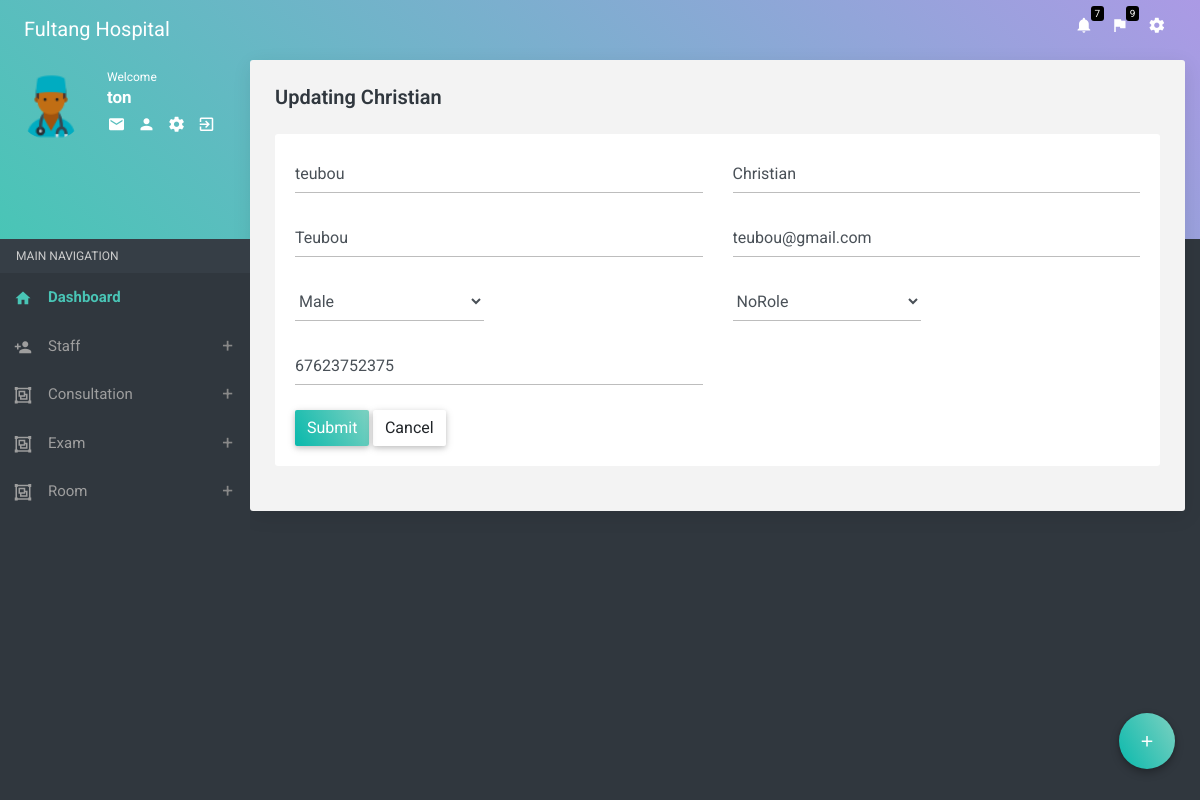
/dashboard/edit/1 (signed in), run on the app's committed database.
### polyclinic/models.py (models this page shows, shortened)
class MedicalStaff(AbstractUser):
    role = models.CharField(max_length=20, choices=ROLES, default='NoRole')
    cniNumber = models.CharField(max_length=20, blank=True, default=" ")  # The patient CNI
    gender = models.CharField(max_length=50, choices=SEXE, default='Male', blank=True)
    profile_picture = models.ImageField(upload_to='social/images', blank=True, null=True)
    objects = MedicalStaffManager()

### polyclinic/views/dashboard.py (the view)
# urls.py: path('edit/<int:id>',edit),
@login_required(login_url='/')
def edit (request,id):
    staff = MedicalStaff.objects.get(id = id)
    return render(request,'dashboard/staff_update.html',{"mS":staff,'roles':roles})

### polyclinic/templates/dashboard/staff_update.html (shortened to what this page needs)
{% extends 'dashboard/base_dashboard.html' %}
{% load static %}
{% block content %}
        <div class="block-header">
            <h2>Updating {{mS.first_name}} </h2>
        </div>
        <div class="row clearfix">
			<div class="col-lg-12 col-md-12 col-sm-12">
				<div class="card">
					<div class="body">
						<form method ="post" action="/dashboard/update/{{mS.id}}">
                            <div class="row clearfix">
                                <div class="col-sm-6">
                                    <div class="form-group">
                                        <div class="form-line">
                                            <input type="text" value = "{{mS.username}}" name="username" placeholder="Username" class="form-control" required>
                                        </div>
                                    </div>
                                </div>
                                <div class="col-sm-6">
                                    <div class="form-group">
                                        <div class="form-line">
                                            <input type="text" value="{{mS.first_name}}" name="first_name"  placeholder="First Name" class="form-control" required>
                                        </div>
                                    </div>
                                </div>
                            </div>
                            <div class="row clearfix">
                                <div class="col-sm-6">
                                    <div class="form-group">
                                        <div class="form-line">
                                            <input type="text" value="{{mS.last_name}}" name="last_name"  placeholder="Last Name" class="form-control" required >
                                        </div>
                                    </div>
                                </div>
                                <div class="col-sm-6">
                                    <div class="form-group">
                                        <div class="form-line">
                                            <input type="text" value="{{mS.email}}" name="email" class="form-control" placeholder="Enter Your Email" required>
                                        </div>
                                    </div>
                                </div>
                            </div>
                            <div class="row clearfix">
                                <div class="col-sm-3">
                                    <div class="form-group drop-custum">
                                        <select name="gender" value="{{mS.gender}}" class="form-control show-tick">
                                            <option value="Male">Male</option>
                                        </select>
                                    </div>
                                </div>
                                <div class="col-sm-3">
                                </div>
                                <div class="col-sm-3">
                                    <div class="form-group drop-custum">
                                        <select name="role" value ="{{mS.role}}" class="form-control show-tick">
                                            {%for r in roles%}
                                                <option value="{{r}}">{{r}}</option>
                                            {%endfor%}
                                        </select>
                                    </div>
                                </div>
                            </div>
                            <div class="row clearfix">
                                <div class="col-sm-6">
                                    <div class="form-group">
                                        <div class="form-line">
                                            <input type="text" value="{{mS.cniNumber}}" name = "cniNumber" class="form-control" placeholder="CNI_number" required>
                                        </div>
                                    </div>
                                </div>
                                <div class="col-sm-12">
                                    <button type="submit" class="btn btn-raised g-bg-cyan">Submit</button>
                                    <button type="reset" class="btn btn-raised">Cancel</button>
                                </div>
                            </div>
						</form>
                    </div>
				</div>
			</div>
		</div>
{%endblock content%}

### polyclinic/templates/dashboard/base_dashboard.html (shortened to what this page needs)
<!DOCTYPE html>
{% load static %}
<html>
<head>
<link rel="stylesheet" href="{% static 'assets/plugins/bootstrap/css/bootstrap.min.css' %}"/>
<link rel="stylesheet" href="{% static 'assets/plugins/morrisjs/morris.css' %}"/>
<link rel="stylesheet" href="{% static 'assets/css/main.css' %}"/>
</head>
<body class="theme-cyan">
<ul id="f-menu" class="mfbc-br mfb-zoomin" data-mfb-toggle="hover">
    <li class="mfbc_wrap">
        <a href="javascript:void(0);" class="mfbcb-main g-bg-cyan">
            <i class="mfbcm-icon-resting zmdi zmdi-plus"></i>
        </a>
    </li>
</ul>
<nav class="navbar clearHeader">
    <div class="col-12">
        <div class="navbar-header"> <a href="javascript:void(0);" class="bars"></a> <a class="navbar-brand" href="index-2.html">Fultang Hospital</a> </div>
        <ul class="nav navbar-nav navbar-right">
            <li class="dropdown"> <a href="javascript:void(0);" class="dropdown-toggle" data-toggle="dropdown" role="button"><i class="zmdi zmdi-notifications"></i> <span class="label-count">7</span> </a>
            </li>
            <li class="dropdown"> <a href="javascript:void(0);" class="dropdown-toggle" data-toggle="dropdown" role="button"><i class="zmdi zmdi-flag"></i><span class="label-count">9</span> </a>
            </li>
            <li><a href="javascript:void(0);" class="js-right-sidebar" data-close="true"><i class="zmdi zmdi-settings"></i></a></li>
        </ul>
    </div>
</nav>
<section>
    <aside id="leftsidebar" class="sidebar">
        <div class="user-info">
            <div class="admin-image"> <img src="{% static 'assets/images/doctor.jpg' %}" alt=""> </div>
            <div class="admin-action-info"> <span>Welcome</span>
                <h3>{{user.username}}</h3>
                <ul>
                    <li><a href="mail-inbox.html" title="Go to Inbox"><i class="zmdi zmdi-email"></i></a></li>
                    <li><a href="profile.html" title="Go to Profile"><i class="zmdi zmdi-account"></i></a></li>
                    <li><a href="javascript:void(0);" class="js-right-sidebar" data-close="true"><i class="zmdi zmdi-settings"></i></a></li>
                    <li><a href="../" title="sign out" ><i class="zmdi zmdi-sign-in"></i></a></li>
                </ul>
            </div>
        </div>
        <div class="menu">
            <ul class="list">
                <li class="header">MAIN NAVIGATION</li>
                <li class="active open"><a href="/dashboard/"><i class="zmdi zmdi-home"></i><span>Dashboard</span></a></li>
                <li><a href="javascript:void(0);" class="menu-toggle"><i class="zmdi zmdi-account-add"></i><span>Staff</span> </a>
                <li><a href="javascript:void(0);" class="menu-toggle"><i class="zmdi zmdi-group"></i><span>Consultation</span> </a>
                <li><a href="javascript:void(0);" class="menu-toggle"><i class="zmdi zmdi-group"></i><span>Exam</span> </a>
                <li><a href="javascript:void(0);" class="menu-toggle"><i class="zmdi zmdi-group"></i><span>Room</span> </a>
            </ul>
        </div>
    </aside>
</section>
<section class="content home">
    <div class="container-fluid">
        {% block content %}
        {% endblock content %}
	</div>
</section>
</body>
</html>

### data on the page
MedicalStaff: username "ton"
MedicalStaff: first_name "Christian", username "teubou", last_name "Teubou", email "teubou@gmail.com", gender "Male", role "NoRole", cniNumber "67623752375"
